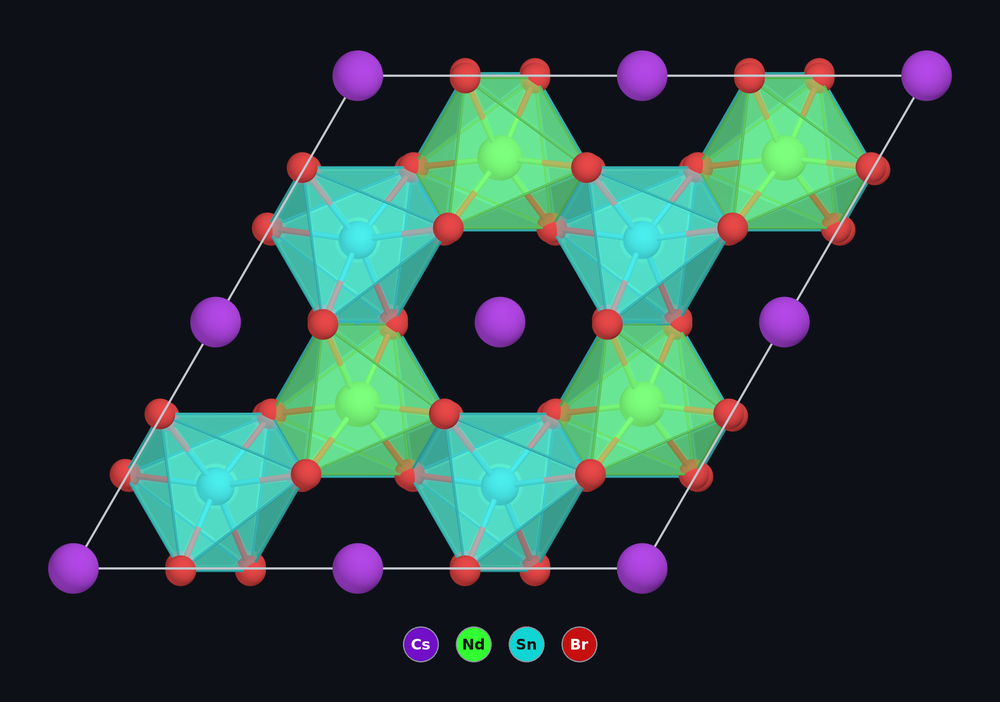
#> input picture entries/2026-10-08-CsNdSnBr6/post_image.png, 1000 x 702 px, shrunk from 2422 x 1700 before the run
$ python plot.py ../entries/2026-10-08-CsNdSnBr6/post_image.png ../entries/2026-10-08-CsNdSnBr6/structure.png
#> lines starting #> are read from the running program, lines starting #| are printed output that depends on the picture
#!/usr/bin/env python
"""A plot made on white paper, as two transparent pictures: one for a dark page, one for a light one.

    tools/env.sh tools/plot.py <run>/ph-bs.pdf entries/<entry>/phonons
    tools/env.sh tools/plot.py old_plot.png entries/<entry>/bands --dpi 200

Writes <stem>_dark.png and <stem>_light.png. The white of the page becomes transparent
(each pixel is split into an ink colour and a coverage, so line edges stay smooth). In the
dark version every ink is lightened by the same rule: black becomes white, a dark blue a
light blue, and the hue does not change. Embed the pair with a <picture> element, as for
the phase diagram.
"""
import argparse, pathlib, subprocess, tempfile
import numpy as np
from PIL import Image

ap = argparse.ArgumentParser()
ap.add_argument("source", help="a PDF (first page) or an image on a white background")
ap.add_argument("stem", help="output path without _dark.png / _light.png")
ap.add_argument("--dpi", type=int, default=150, help="resolution for a PDF")
o = ap.parse_args()

src = pathlib.Path(o.source)
with tempfile.TemporaryDirectory() as tmp:
    if src.suffix.lower() == ".pdf":
        subprocess.run(["pdftoppm", "-r", str(o.dpi), "-png", "-f", "1", "-singlefile", str(src),
                        str(pathlib.Path(tmp) / "page")], check=True)
        src = pathlib.Path(tmp) / "page.png"
    rgba = np.asarray(Image.open(src).convert("RGBA"), dtype=float) / 255
# flatten onto white first, so a picture that is already transparent is handled too
c = rgba[..., :3] * rgba[..., 3:] + (1 - rgba[..., 3:])
alpha = 1 - c.min(axis=2, keepdims=True)                    # how much ink covers the pixel
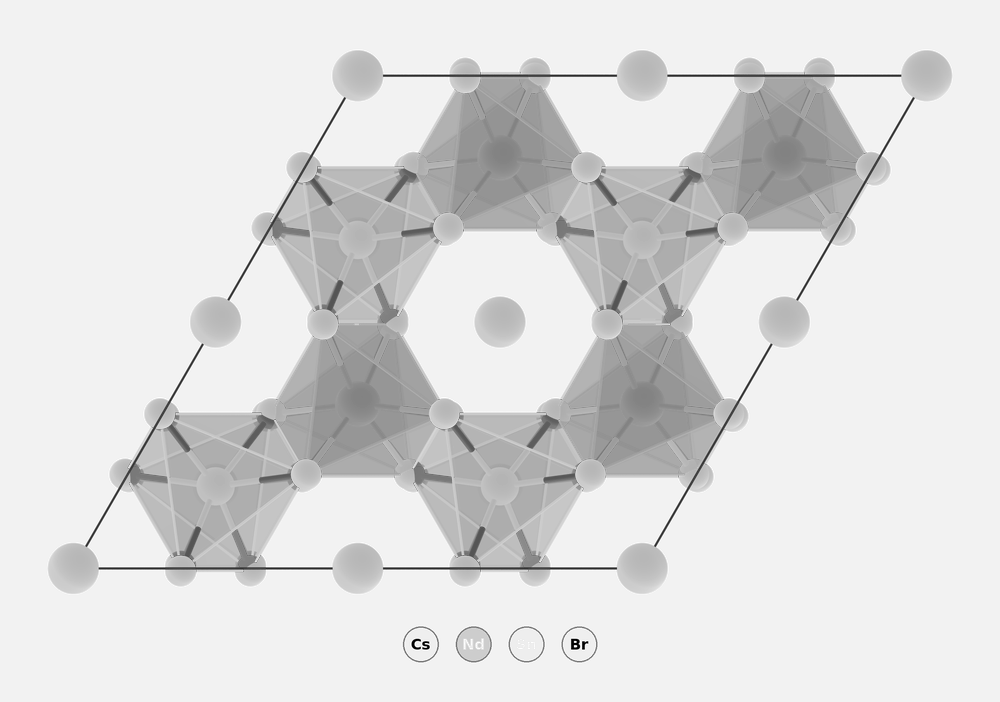
#> alpha: shape (702, 1000, 1) float64; min 0, max 1, mean 0.87
ink = np.where(alpha > 0, (c - (1 - alpha)) / np.maximum(alpha, 1e-6), 0)
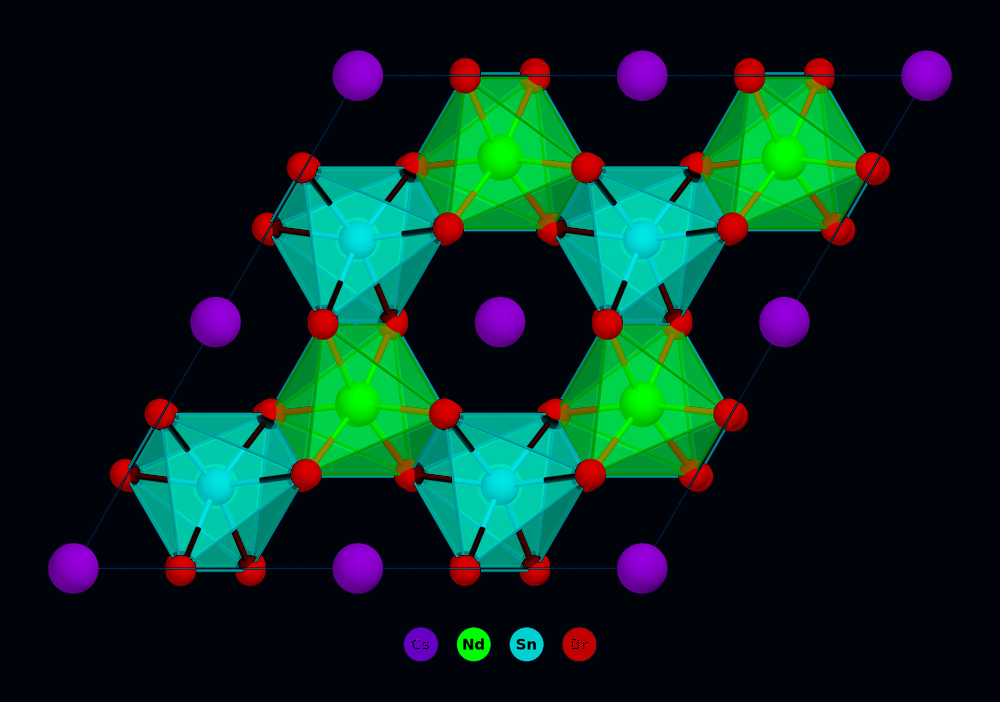
#> ink: shape (702, 1000, 3) float64; mean R, G, B 0.0393, 0.167, 0.137; drawn with min black and max white
light = ink + (1 - ink.max(axis=2, keepdims=True))          # lightness mirrored, hue kept
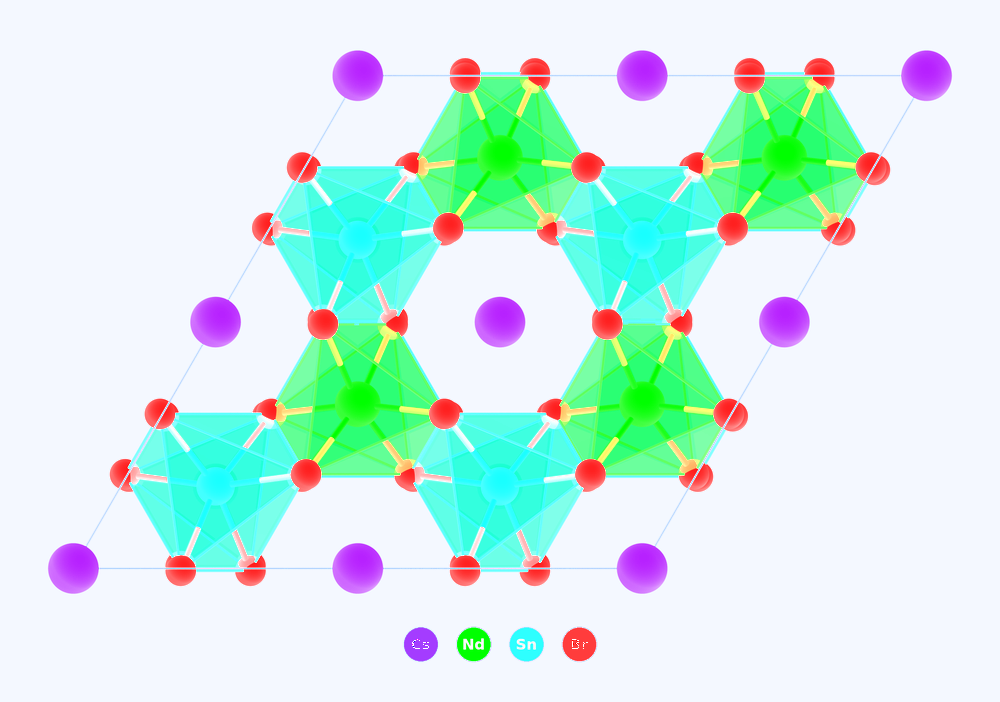
#> light: shape (702, 1000, 3) float64; mean R, G, B 0.813, 0.94, 0.91; drawn with min black and max white
for name, colour in (("light", ink), ("dark", light)):
    out = np.concatenate([colour, alpha], axis=2)
    dest = pathlib.Path(f"{o.stem}_{name}.png")
    Image.fromarray((out * 255).round().astype("uint8"), "RGBA").save(dest)
    print(dest, out.shape[1], "x", out.shape[0])
#> this loop made 2 passes
#> name on passes 1 to 2: 'light', 'dark'
#| ../entries/2026-10-08-CsNdSnBr6/structure.png_light.png 1000 x 702
#| ../entries/2026-10-08-CsNdSnBr6/structure.png_dark.png 1000 x 702
#> pass 2, `out = np.concatenate([colour, alpha], axis=2)`:
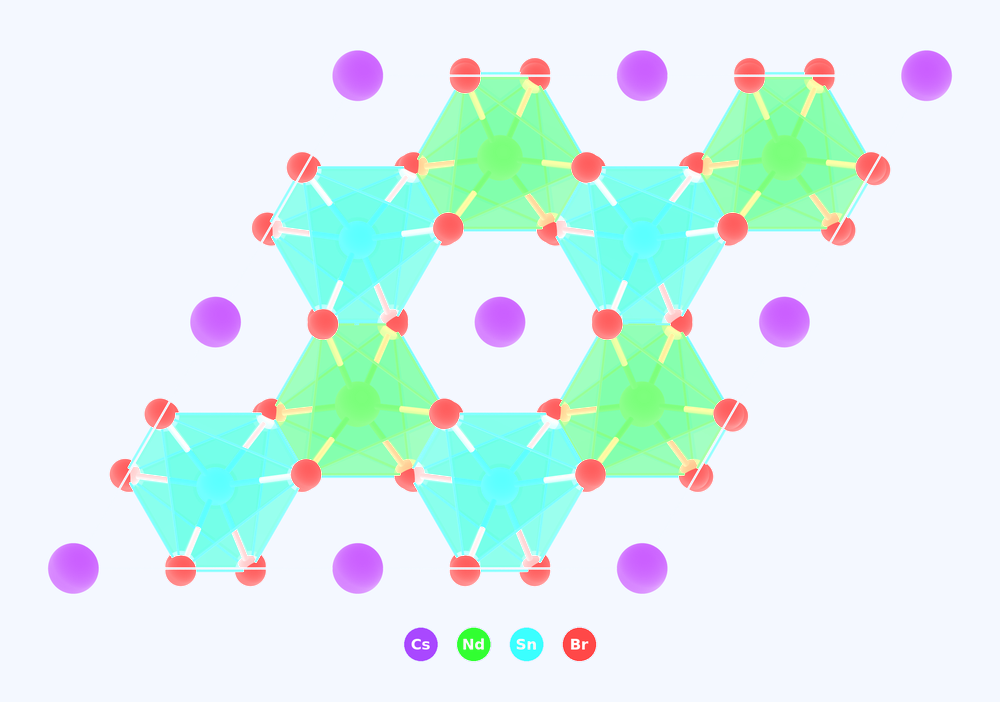
#> out: shape (702, 1000, 4) float64; mean R, G, B, A 0.813, 0.94, 0.91, 0.87; transparent parts drawn white

$ run again, on entries/2026-10-09-YPO4/post_image.png
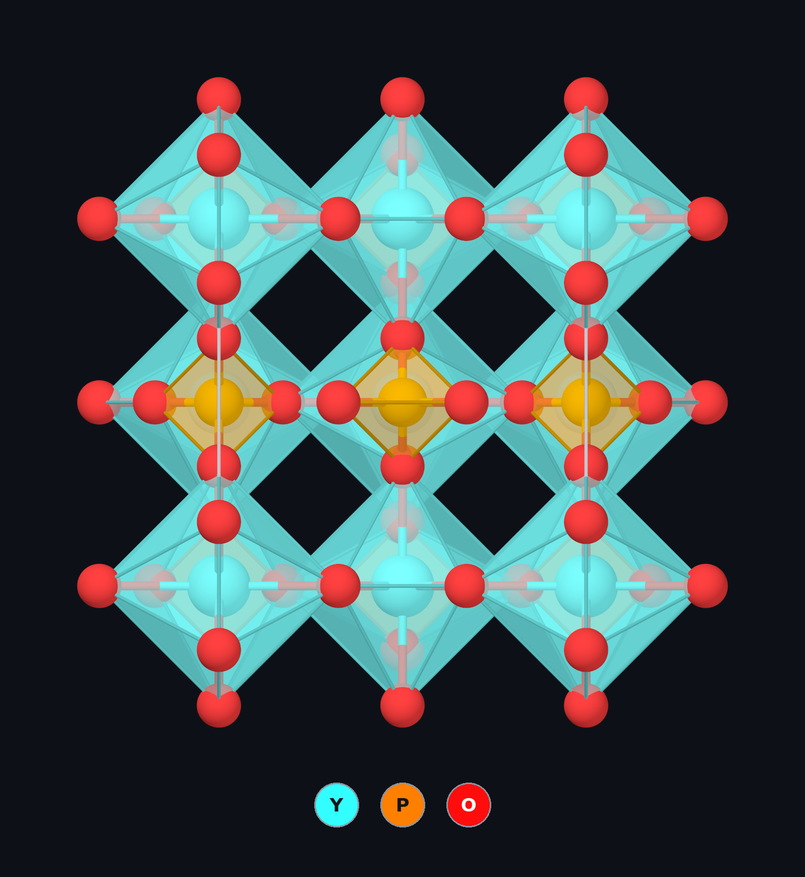
#> input picture entries/2026-10-09-YPO4/post_image.png, 805 x 877 px, shrunk from 1560 x 1700 before the run
#> `light = ink + (1 - ink.max(axis=2, keepdims=True))`:
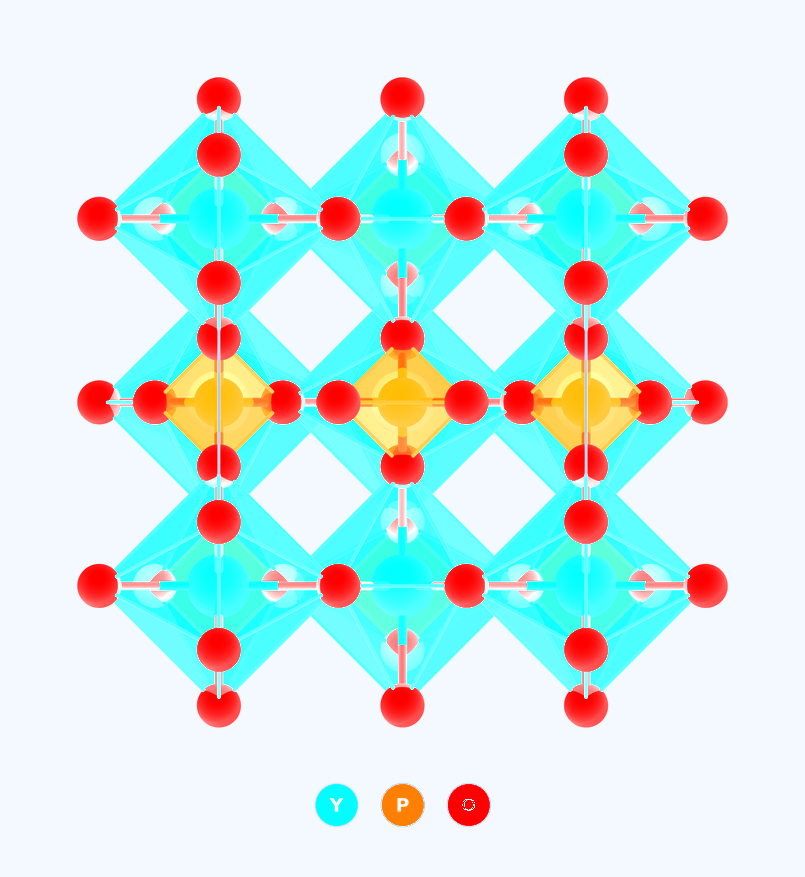
#> light: shape (877, 805, 3) float64; mean R, G, B 0.805, 0.912, 0.908; drawn with min black and max white
#> the loop `for name, colour in (("light", ink), ("dark", light)):` made 2 passes
#> name on passes 1 to 2: 'light', 'dark'
#> (printed output is left out)
#> pass 2, `out = np.concatenate([colour, alpha], axis=2)`:
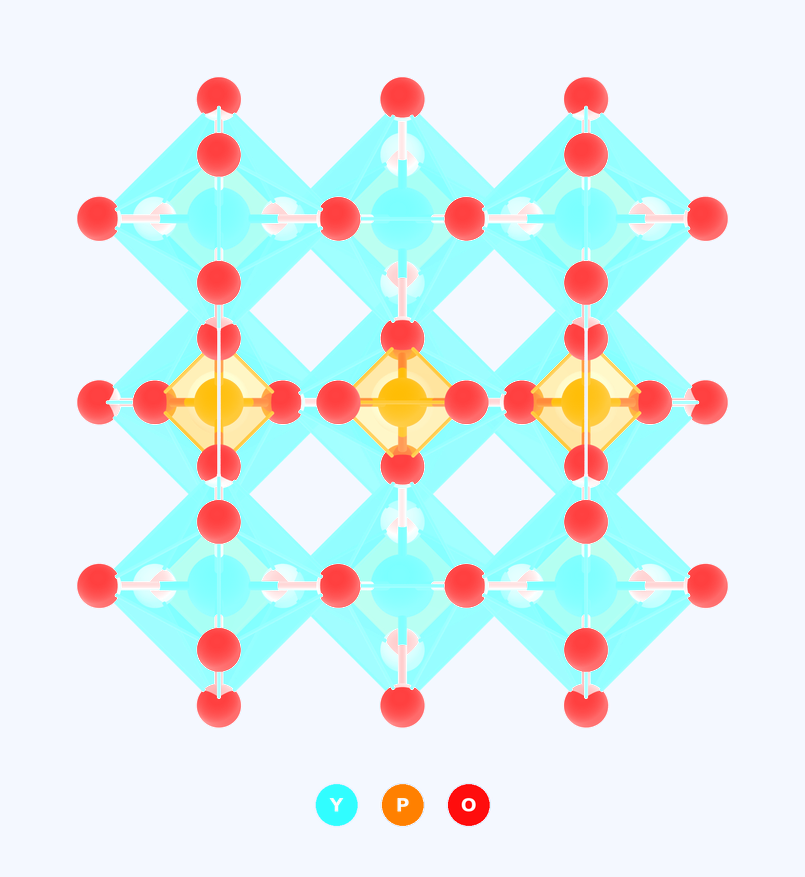
#> out: shape (877, 805, 4) float64; mean R, G, B, A 0.805, 0.912, 0.908, 0.827; transparent parts drawn white

$ run again, on entries/2026-10-10-Na4Ge2PbSe6/post_image.png
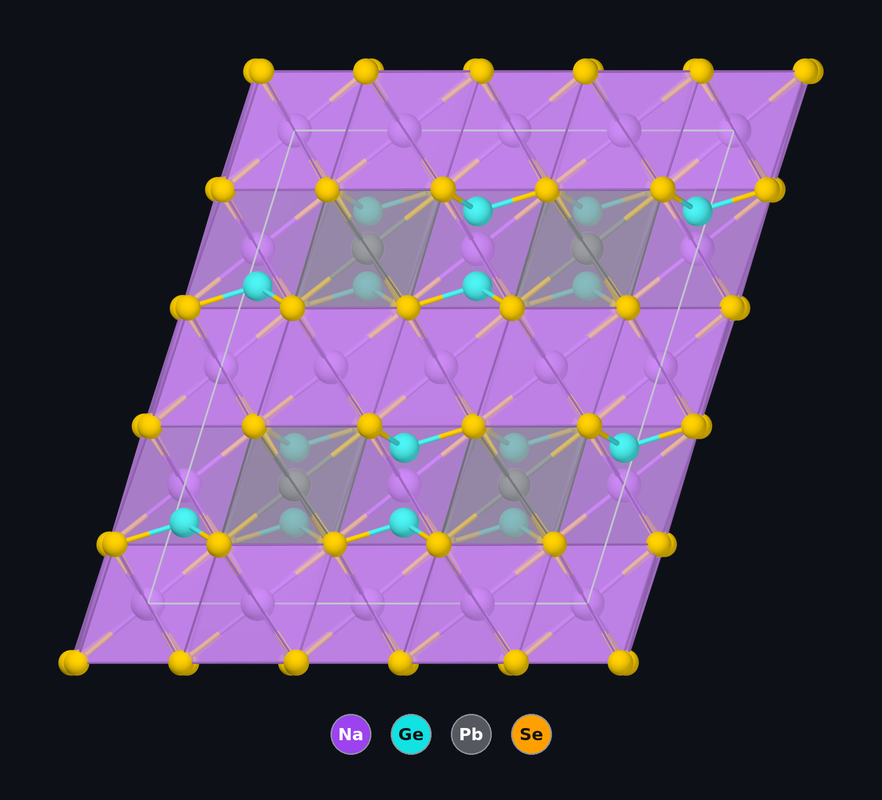
#> input picture entries/2026-10-10-Na4Ge2PbSe6/post_image.png, 882 x 800 px, shrunk from 1876 x 1700 before the run
#> `light = ink + (1 - ink.max(axis=2, keepdims=True))`:
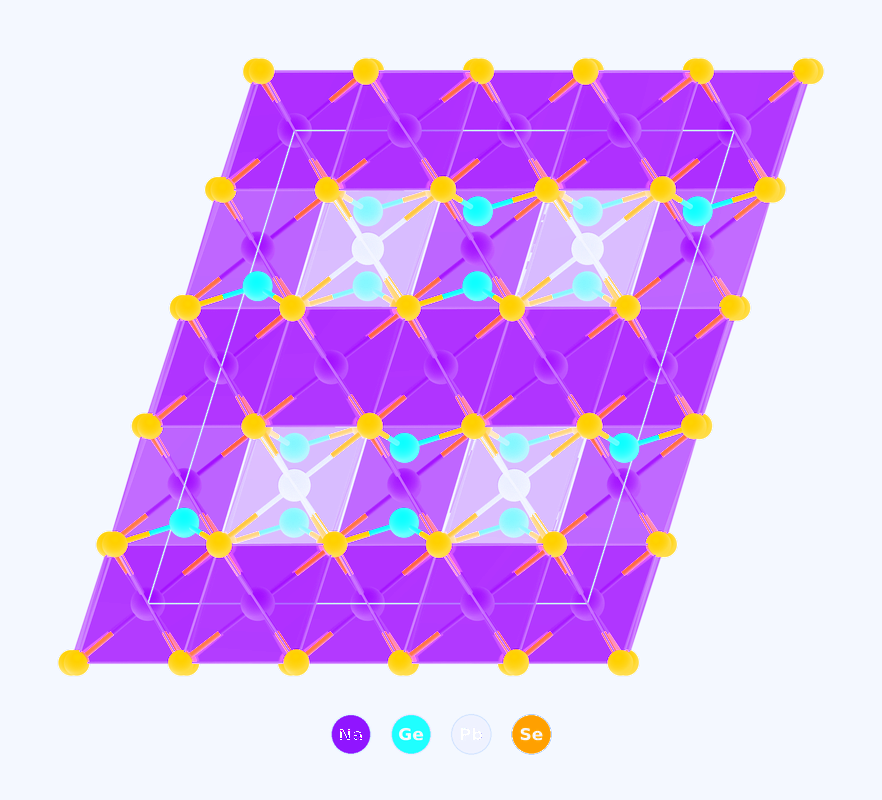
#> light: shape (800, 882, 3) float64; mean R, G, B 0.861, 0.708, 0.96; drawn with min black and max white
#> the loop `for name, colour in (("light", ink), ("dark", light)):` made 2 passes
#> name on passes 1 to 2: 'light', 'dark'
#> (printed output is left out)
#> pass 2, `out = np.concatenate([colour, alpha], axis=2)`:
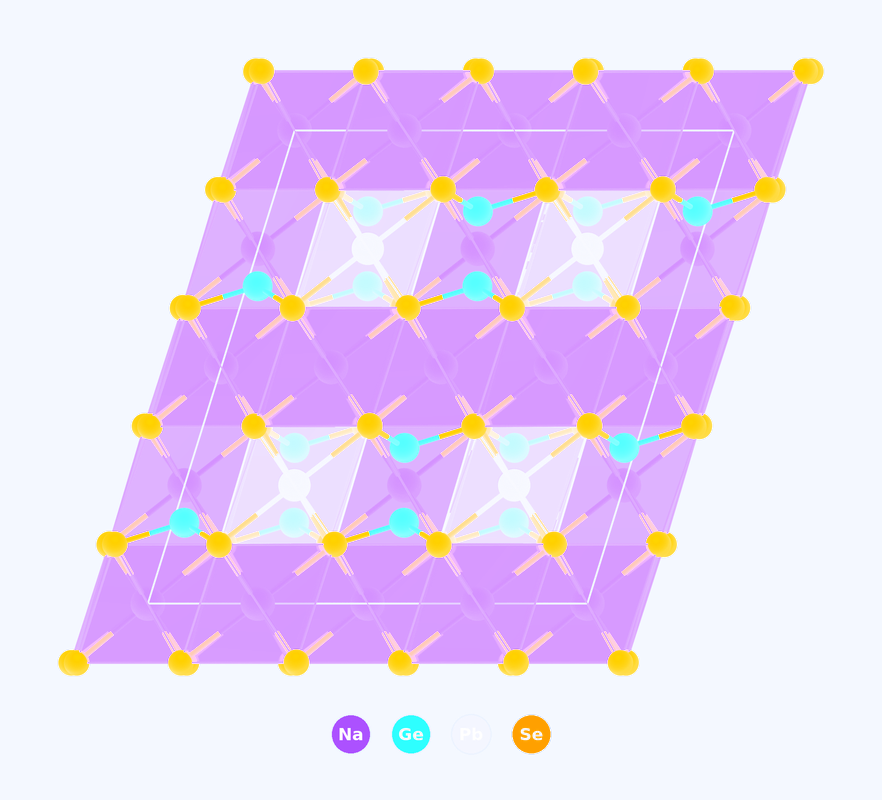
#> out: shape (800, 882, 4) float64; mean R, G, B, A 0.861, 0.708, 0.96, 0.748; transparent parts drawn white
